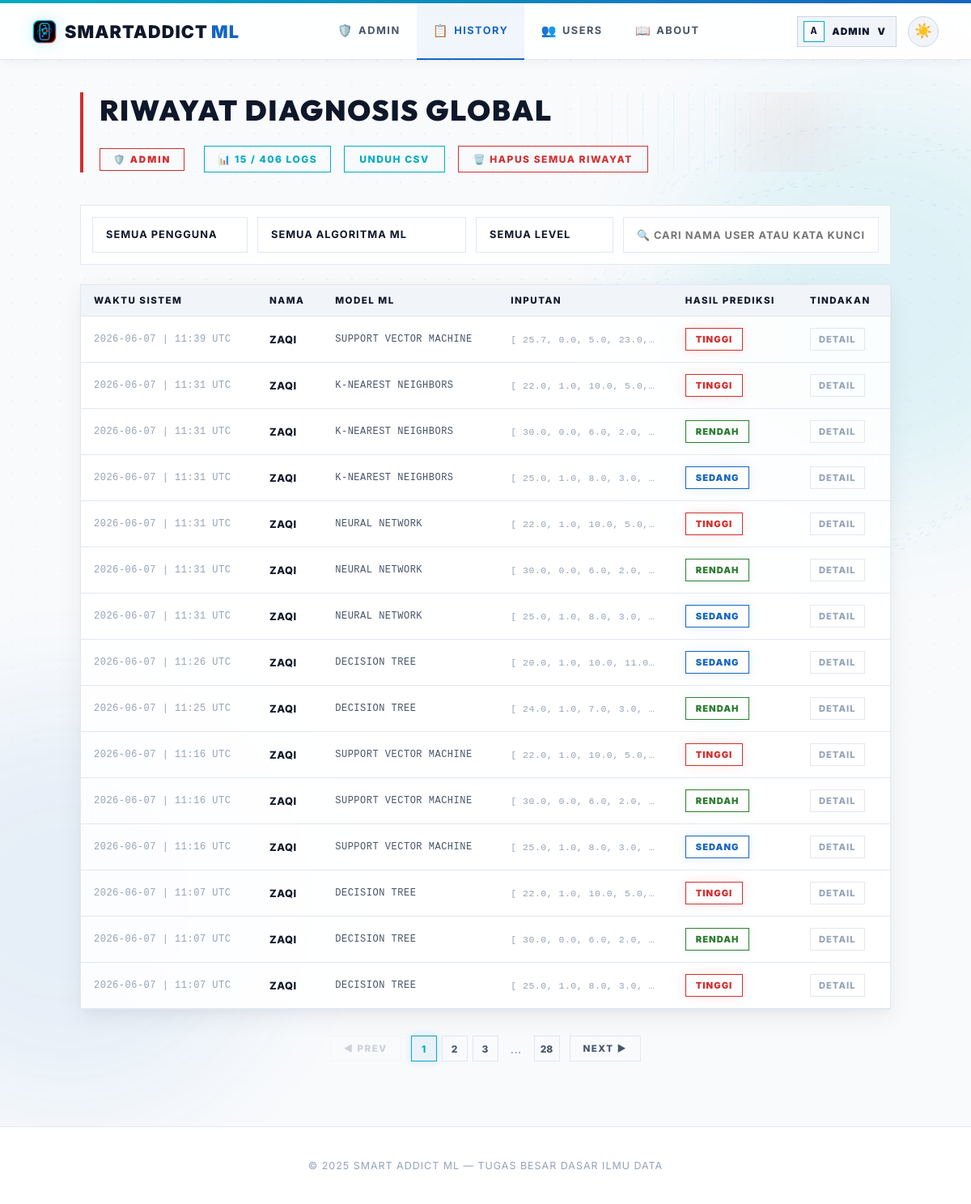
/admin/history (signed in), run on the app's committed database.
### smartaddict/models/user.py (models this page shows, shortened)
class User(UserMixin, db.Model):
    id = db.Column(db.Integer, primary_key=True)
    username = db.Column(db.String(80), unique=True, nullable=False)
    password_hash = db.Column(db.String(200), nullable=False)
    role = db.Column(db.String(10), default="user")
    created_at = db.Column(db.DateTime, default=datetime.utcnow)
    predictions = db.relationship("Prediction", backref="user", lazy=True)
    @property
    def is_admin(self):
        return self.role == "admin"

### smartaddict/models/prediction.py (models this page shows)
class Prediction(db.Model):
    id = db.Column(db.Integer, primary_key=True)
    user_id = db.Column(db.Integer, db.ForeignKey("user.id"), nullable=False)
    model_name = db.Column(db.String(50), nullable=False)
    input_values = db.Column(db.Text, nullable=False)
    result = db.Column(db.String(20), nullable=False)
    prediction_raw = db.Column(db.Integer, nullable=False)
    timestamp = db.Column(db.DateTime, default=datetime.utcnow)
    @property
    def input_list(self):
        return json.loads(self.input_values)

### smartaddict/routes/admin_routes.py (the view)
@admin_bp.route("/admin/history", endpoint='admin_history')
@admin_required
def admin_history():
    page = request.args.get('page', 1, type=int)
    username = request.args.get('username', '').strip()
    per_page = 15
    query = Prediction.query
    if username:
        query = query.join(User).filter(User.username == username)
    pagination = query.order_by(Prediction.timestamp.desc()).paginate(
        page=page, per_page=per_page, error_out=False
    )
    all_users = User.query.filter_by(role='user').order_by(User.username.asc()).all()
    return render_template(
        "admin/all_history.html",
        predictions=pagination.items,
        pagination=pagination,
        all_users=all_users,
        selected_username=username,
        active_page='admin_history'
    )

### app.py (called while the page is built)
@app.after_request
def add_no_cache(response):
    response.headers['Cache-Control'] = 'no-store, no-cache, must-revalidate, max-age=0'
    response.headers['Pragma'] = 'no-cache'
    response.headers['Expires'] = '0'
    return response

@login_manager.user_loader
def load_user(user_id):
    try:
        return User.query.get(int(user_id))
    except Exception:
        return None

### smartaddict/routes/admin_routes.py (called while the page is built)
def admin_required(view_func):
    @wraps(view_func)
    @login_required
    def wrapped(*args, **kwargs):
        if not current_user.is_admin:
            flash('Akses ditolak. Hanya admin yang bisa mengakses halaman ini.', 'error')
            return redirect(url_for('user.dashboard'))
        return view_func(*args, **kwargs)
    return wrapped

### templates/admin/all_history.html (shortened to what this page needs)
{% extends "base.html" %}
{% block content %}
<main class="content">
    <div class="page-header">
        <div class="header-text">
            <h1>RIWAYAT DIAGNOSIS GLOBAL</h1>
        </div>
        <div class="header-actions">
            <span class="admin-badge" style="margin-right: 8px;">🛡️ ADMIN</span>
            <div class="count-badge">📊 <span id="vc">{{ predictions|length }}</span> / {{ pagination.total if pagination else predictions|length }} LOGS</div>
            {% if predictions or selected_username %}
            <a href="{{ url_for('admin.admin_history_download', username=selected_username) }}" class="btn-export">UNDUH CSV</a>
            <form method="post" action="{{ url_for('admin.admin_clear_all') }}" style="display:inline" onsubmit="return confirm('APAKAH ANDA YAKIN INGIN MENGHAPUS SELURUH LOG RIWAYAT DI SISTEM?')">
                <button type="submit" class="btn-danger">🗑️ HAPUS SEMUA RIWAYAT</button>
            </form>
            {% endif %}
        </div>
    </div>
    {% if predictions or selected_username %}
    <div class="filter-bar">
        <select id="fU" onchange="filterUser(this.value)">
            <option value="">SEMUA PENGGUNA</option>
        </select>
        <select id="fM" onchange="af()">
            <option value="">SEMUA ALGORITMA ML</option>
        </select>
        <select id="fL" onchange="af()">
            <option value="">SEMUA LEVEL</option>
        </select>
        <input type="text" id="fS" placeholder="🔍 CARI NAMA USER ATAU KATA KUNCI..." oninput="af()">
    </div>
    <div class="table-container">
        <table class="h-table">
            <thead>
                <tr>
                    <th>WAKTU SISTEM</th>
                    <th>NAMA</th>
                    <th>MODEL ML</th>
                    <th>INPUTAN</th>
                    <th>HASIL PREDIKSI</th>
                    <th>TINDAKAN</th>
                </tr>
            </thead>
            <tbody id="tb">
                {% for p in predictions %}
                {% set inputs = p.input_list %}
                <tr data-m="{{ p.model_name }}" data-l="{{ p.result }}" data-t="{{ p.user.username }} {{ p.model_name }} {{ p.result }} {{ p.timestamp }}">
                    <td style="color:var(--text-muted); font-family: monospace; font-size:0.75rem">{{ p.timestamp.strftime('%Y-%m-%d | %H:%M UTC') }}</td>
                    <td style="font-weight:800; color:var(--text-primary); text-transform: uppercase;">{{ p.user.username }}</td>
                    <td style="font-family: monospace; text-transform: uppercase; font-size: 0.75rem;">{{ p.model_name }}</td>
                    <td style="font-size:0.72rem; color:var(--text-muted); font-family:monospace; max-width:200px; overflow:hidden; text-overflow:ellipsis; white-space:nowrap" title="{{ inputs }}">
                        [
                        {% for val in inputs %}
                          {{ val | round(1) }}{% if not loop.last %}, {% endif %}
                        {% endfor %}
                    </td>
                    <td>
                        <span class="badge-sm {% if p.result == 'Rendah' %}r{% elif p.result == 'Sedang' %}s{% else %}t{% endif %}">
                            {{ p.result | upper }}
                        </span>
                    </td>
                    <td><button type="button" class="detail-btn" onclick="toggleHistoryDetail('admin-detail-{{ p.id }}')">DETAIL</button></td>
                </tr>
                {% endfor %}
            </tbody>
        </table>
    </div>
    {% if pagination and pagination.pages > 1 %}
    <div class="pagination-container">
        {% if pagination.has_prev %}
        <a href="{{ url_for('admin.admin_history', page=pagination.prev_num, username=selected_username) }}" class="pager-btn">◀ PREV</a>
        {% else %}
        <span class="pager-btn disabled">◀ PREV</span>
        {% endif %}
        <div class="page-numbers">
            {% for page_num in pagination.iter_pages(left_edge=1, right_edge=1, left_current=2, right_current=2) %}
                {% if page_num %}
                    {% if page_num == pagination.page %}
                    <span class="page-num active">{{ page_num }}</span>
                    {% else %}
                    <a href="{{ url_for('admin.admin_history', page=page_num, username=selected_username) }}" class="page-num">{{ page_num }}</a>
                    {% endif %}
                {% else %}
                    <span style="display: inline-flex; align-items: center; justify-content: center; width: 32px; height: 32px; color: var(--text-muted);">...</span>
                {% endif %}
            {% endfor %}
        </div>
        {% if pagination.has_next %}
        <a href="{{ url_for('admin.admin_history', page=pagination.next_num, username=selected_username) }}" class="pager-btn">NEXT ▶</a>
        {% else %}
        <span class="pager-btn disabled">NEXT ▶</span>
        {% endif %}
    </div>
    {% endif %}
    {% else %}
    <div style="text-align:center; padding:64px; color:var(--text-muted); border: 1px dashed var(--border-card); text-transform: uppercase; letter-spacing: 1.5px; font-weight: 800;">
        📭 BELUM ADA REKAMAN LOG DIAGNOSIS DALAM SISTEM.
    </div>
    {% endif %}
</main>
{% endblock %}

### templates/base.html (shortened to what this page needs)
<!doctype html>
<html lang="id" data-theme="light">
<head>
</head>
<body>
    <div class="navbar-wrap">
        <nav class="navbar">
            <a href="{{ url_for('user.dashboard') }}" class="logo" style="text-decoration:none">
                <img class="logo-mark" src="{{ url_for('static', filename='img/smartaddict-logo.svg') }}" alt="" aria-hidden="true">
                <span>SmartAddict<span style="color:var(--m-blue-dark); font-weight: 900; margin-left: 4px;">ML</span></span>
            </a>
            <div class="nav-center">
                {% if current_user.is_authenticated and current_user.is_admin %}
                <a href="{{ url_for('admin.admin_dashboard') }}" {% if active_page == 'admin_dashboard' %}class="active"{% endif %}><span class="nav-icon">🛡️</span>Admin</a>
                <a href="{{ url_for('admin.admin_history') }}" {% if active_page == 'admin_history' %}class="active"{% endif %}><span class="nav-icon">📋</span>History</a>
                <a href="{{ url_for('admin.admin_users') }}" {% if active_page == 'admin_users' %}class="active"{% endif %}><span class="nav-icon">👥</span>Users</a>
                <a href="{{ url_for('user.about') }}" {% if active_page == 'about' %}class="active"{% endif %}><span class="nav-icon">📖</span>About</a>
                {% else %}
                <a href="{{ url_for('user.dashboard') }}" {% if active_page == 'dashboard' %}class="active"{% endif %}><span class="nav-icon">📊</span>Dashboard</a>
                <a href="{{ url_for('user.about') }}" {% if active_page == 'about' %}class="active"{% endif %}><span class="nav-icon">📖</span>About</a>
                {% endif %}
            </div>
            <div class="nav-actions">
                {% if current_user.is_authenticated %}
                <div class="profile-menu" id="profileMenu">
                    <button type="button" class="profile-chip {% if active_page == 'profile' %}active{% endif %}" onclick="toggleProfileMenu(event)" aria-expanded="false" aria-controls="profileDropdown">
                        <span class="profile-chip-avatar">{{ current_user.username[0]|upper }}</span>
                        <span class="profile-chip-name">{{ current_user.username }}</span>
                        <span aria-hidden="true">v</span>
                    </button>
                </div>
                {% else %}
                <a href="{{ url_for('auth.login') }}" class="btn-nav-login">Login</a>
                {% endif %}
                <button class="theme-toggle" id="themeToggle" onclick="toggleTheme()" title="Toggle tema">
                    <span id="themeIcon">🌙</span>
                </button>
            </div>
        </nav>
    </div>
    <div class="nav-spacer"></div>
    <div class="sa-bg-stage" aria-hidden="true">
    </div>
    {% block content %}{% endblock %}
    {% block footer %}
    <footer class="footer">
        <p>© 2025 Smart Addict ML — Tugas Besar Dasar Ilmu Data</p>
    </footer>
    {% endblock %}
</body>
</html>

### data on the page
User: username "A", username "ADMIN"
Prediction: timestamp "2026-06-07 | 11:39 UTC", user.username "ZAQI", model_name "SUPPORT VECTOR MACHINE", val "25.7" "0.0" "5.0" "23.0", result "TINGGI"
Prediction: timestamp "2026-06-07 | 11:31 UTC", user.username "ZAQI", model_name "K-NEAREST NEIGHBORS", val "22.0" "1.0" "10.0" "5.0", result "TINGGI"
Prediction: timestamp "2026-06-07 | 11:31 UTC", user.username "ZAQI", model_name "K-NEAREST NEIGHBORS", val "30.0" "0.0" "6.0" "2.0", result "RENDAH"
Prediction: timestamp "2026-06-07 | 11:31 UTC", user.username "ZAQI", model_name "K-NEAREST NEIGHBORS", val "25.0" "1.0" "8.0" "3.0", result "SEDANG"
Prediction: timestamp "2026-06-07 | 11:31 UTC", user.username "ZAQI", model_name "NEURAL NETWORK", val "22.0" "1.0" "10.0" "5.0", result "TINGGI"
Prediction: timestamp "2026-06-07 | 11:31 UTC", user.username "ZAQI", model_name "NEURAL NETWORK", val "30.0" "0.0" "6.0" "2.0", result "RENDAH"
Prediction: timestamp "2026-06-07 | 11:31 UTC", user.username "ZAQI", model_name "NEURAL NETWORK", val "25.0" "1.0" "8.0" "3.0", result "SEDANG"
Prediction: timestamp "2026-06-07 | 11:26 UTC", user.username "ZAQI", model_name "DECISION TREE", val "20.0" "1.0" "10.0" "11.0", result "SEDANG"
Prediction: timestamp "2026-06-07 | 11:25 UTC", user.username "ZAQI", model_name "DECISION TREE", val "24.0" "1.0" "7.0" "3.0", result "RENDAH"
Prediction: timestamp "2026-06-07 | 11:16 UTC", user.username "ZAQI", model_name "SUPPORT VECTOR MACHINE", val "22.0" "1.0" "10.0" "5.0", result "TINGGI"
Prediction: timestamp "2026-06-07 | 11:16 UTC", user.username "ZAQI", model_name "SUPPORT VECTOR MACHINE", val "30.0" "0.0" "6.0" "2.0", result "RENDAH"
Prediction: timestamp "2026-06-07 | 11:16 UTC", user.username "ZAQI", model_name "SUPPORT VECTOR MACHINE", val "25.0" "1.0" "8.0" "3.0", result "SEDANG"
Prediction: timestamp "2026-06-07 | 11:07 UTC", user.username "ZAQI", model_name "DECISION TREE", val "22.0" "1.0" "10.0" "5.0", result "TINGGI"
Prediction: timestamp "2026-06-07 | 11:07 UTC", user.username "ZAQI", model_name "DECISION TREE", val "30.0" "0.0" "6.0" "2.0", result "RENDAH"
Prediction: timestamp "2026-06-07 | 11:07 UTC", user.username "ZAQI", model_name "DECISION TREE", val "25.0" "1.0" "8.0" "3.0", result "TINGGI"

### other printed values
{{ predictions|length }} "15"
{{ pagination.total if pagination else predictions|length }} "406"
{{ page_num }} "1"
{{ page_num }} "2" "3" "28"
